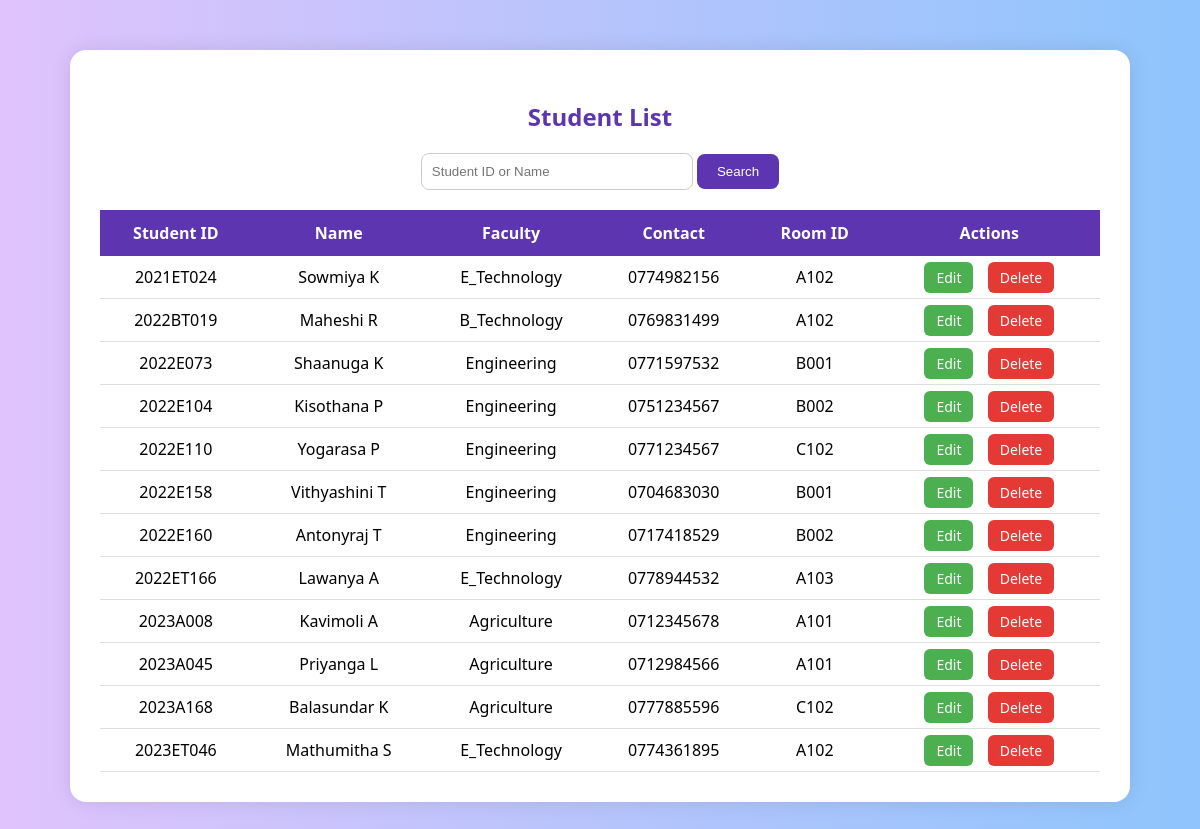
The app's page /view_students.php with its own data.
### tables this page shows
CREATE TABLE `students` (
  `Student_ID` varchar(20) NOT NULL,
  `Name` varchar(100) DEFAULT NULL,
  `Contact` varchar(15) DEFAULT NULL,
  `Room_ID` varchar(20) DEFAULT NULL,
  `Faculty` varchar(100) DEFAULT NULL
);

### view_students.php (the view, shortened to what this page needs)
<?php
require 'db.php';
?>
<!DOCTYPE html>
<html>
<head>
</head>
<body>
<div class="wrapper">
    <h2>Student List</h2>
    <form method="GET">
        <input type="text" name="search" placeholder="Student ID or Name">
        <input type="submit" value="Search">
    </form>
    <table>
        <tr>
            <th>Student ID</th>
            <th>Name</th>
            <th>Faculty</th>
            <th>Contact</th>
            <th>Room ID</th>
            <th>Actions</th>
        </tr>
        <?php
        $sql = "SELECT * FROM students";
        $result = $mysqli->query($sql);
        if ($result && $result->num_rows > 0) {
            while ($row = $result->fetch_assoc()) {
                echo "<tr>
                    <td>{$row['Student_ID']}</td>
                    <td>{$row['Name']}</td>
                    <td>{$row['Faculty']}</td>
                    <td>{$row['Contact']}</td>
                    <td>{$row['Room_ID']}</td>
                    <td class='action-buttons'>
                        <a href='edit_student.php?id={$row['Student_ID']}' class='btn-edit'>Edit</a>
                        <a href='delete_student.php?id={$row['Student_ID']}' class='btn-delete' onclick=\"return confirm('Are you sure you want to delete this student?');\">Delete</a>
                    </td>
                </tr>";
            }
        } else {
            echo "<tr><td colspan='6'>No students found</td></tr>";
        }
        ?>
    </table>
</div>
</body>
</html>

### view_students.php (style rules this page uses)
body { background: linear-gradient(to right, #e0c3fc, #8ec5fc); font-family: 'Segoe UI', sans-serif; margin: 0; padding: 50px; }
.wrapper { background-color: #fff; padding: 30px; border-radius: 16px; max-width: 1000px; margin: auto; box-shadow: 0px 0px 20px rgba(0,0,0,0.1); }
h2 { text-align: center; color: #5e35b1; }
form { text-align: center; margin-bottom: 20px; }
input[type=text] { padding: 10px; width: 250px; border: 1px solid #ccc; border-radius: 8px; }
input[type=submit] { padding: 10px 20px; background-color: #5e35b1; color: white; border: none; border-radius: 8px; cursor: pointer; }
table { width: 100%; border-collapse: collapse; }
th { background-color: #5e35b1; color: white; padding: 12px; }
td { padding: 10px; border-bottom: 1px solid #ddd; text-align: center; }
.action-buttons a { padding: 6px 12px; border-radius: 6px; text-decoration: none; margin: 0 5px; color: white; font-size: 14px; }
.btn-edit { background-color: #4caf50; }
.btn-delete { background-color: #e53935; }

### records on screen
students: Student_ID "2021ET024", Name "Sowmiya K", Faculty "E_Technology", Contact "0774982156", Room_ID "A102"
students: Student_ID "2022BT019", Name "Maheshi R", Faculty "B_Technology", Contact "0769831499", Room_ID "A102"
students: Student_ID "2022E073", Name "Shaanuga K", Faculty "Engineering", Contact "0771597532", Room_ID "B001"
students: Student_ID "2022E104", Name "Kisothana P", Faculty "Engineering", Contact "0751234567", Room_ID "B002"
students: Student_ID "2022E110", Name "Yogarasa P", Faculty "Engineering", Contact "0771234567", Room_ID "C102"
students: Student_ID "2022E158", Name "Vithyashini T", Faculty "Engineering", Contact "0704683030", Room_ID "B001"
students: Student_ID "2022E160", Name "Antonyraj T", Faculty "Engineering", Contact "0717418529", Room_ID "B002"
students: Student_ID "2022ET166", Name "Lawanya A", Faculty "E_Technology", Contact "0778944532", Room_ID "A103"
students: Student_ID "2023A008", Name "Kavimoli A", Faculty "Agriculture", Contact "0712345678", Room_ID "A101"
students: Student_ID "2023A045", Name "Priyanga L", Faculty "Agriculture", Contact "0712984566", Room_ID "A101"
students: Student_ID "2023A168", Name "Balasundar K", Faculty "Agriculture", Contact "0777885596", Room_ID "C102"
students: Student_ID "2023ET046", Name "Mathumitha S", Faculty "E_Technology", Contact "0774361895", Room_ID "A102"
